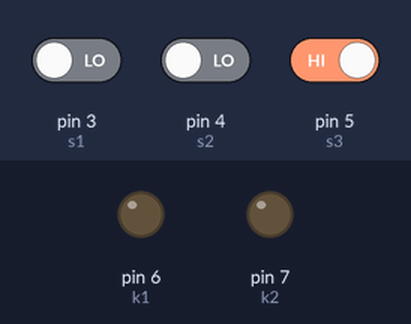
Bench run of a sketch on a simulated Arduino Uno, built with avr-gcc and run on an emulated ATmega328P. Shown: output pins drawn as LEDs (lit = HIGH). The test bench sets the inputs (shaded band); at power-on: pin 3 (s1) LOW, pin 4 (s2) LOW, pin 5 (s3) HIGH.

Above: at 1.2 s.
1.3 s: pin 3 (s1) driven HIGH and pin 4 (s2) driven HIGH
At 2.2 s:
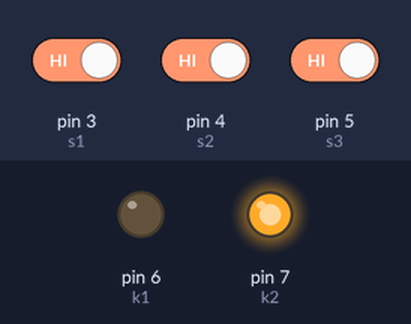
4.3 s: pin 5 (s3) driven LOW
At 4.9 s:
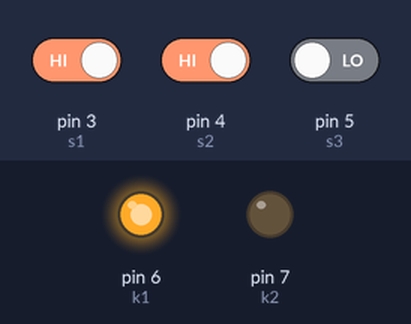
7.3 s: pin 3 (s1) driven LOW
At 8.1 s:
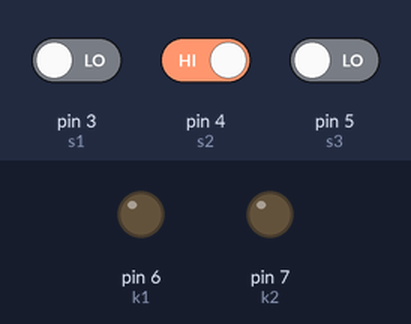
9.0 s: pin 3 (s1) driven HIGH
At 9.6 s:
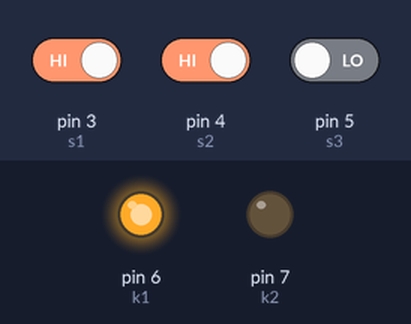
12.0 s: pin 4 (s2) driven LOW
At 12.9 s:
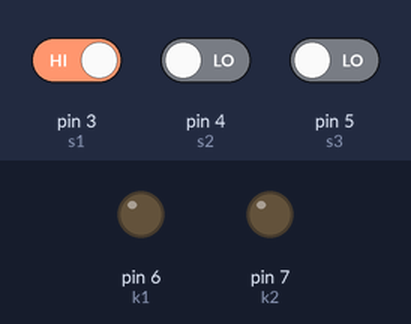
Timing chart, 0 to 14.7 s (numbered marks = the images above; inputs shaded):
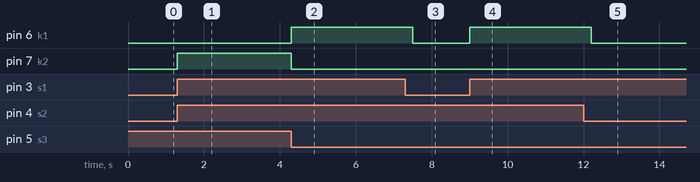

The sketch:

FIRMWARE_-_0.1.ino
```cpp
int s1=3; // SENSOR CAIXA BAIXA
int s2=4;// SENSOR CAIXA MÉDIA
int s3=5; // SENSOR CAIXA ALTA
int k1=6;// SOPRO
int k2=7;// ESTEIRA DESVIO
int ts=800; // TEMPO SOPRO
int td=1500; // TEMPO DESVIO
int sensor1=0;
int sensor2=0;
int sensor3=0;


void setup() {

pinMode(sensor1, INPUT);
pinMode(sensor2, INPUT);
pinMode(sensor3, INPUT);
pinMode(k1, OUTPUT);//SOPRO
pinMode(k2, OUTPUT); //DESVIO
}

void loop() {

sensor1 = digitalRead(s1);
sensor2 = digitalRead(s2);
sensor3 = digitalRead(s3);


if  // SOPRADOR CAIXA FORA PADRÃO

((sensor2==1)&&(sensor1==1)&&(sensor3==0)) // SE OS SENSORES DE CAIXA BAIXA E CAIXA MÉDIA FOREM ACIONADOS, O SOPRO ATUA POR 0,8 SEGUNDOS
{
digitalWrite(k1, HIGH); //SOPRO

delay(ts); //TEMPO SOPRO

digitalWrite(k1, LOW); // DESLIGA SOPRO

}

else{
digitalWrite(k1, LOW);
}


if //ACIONA ESTEIRA DESVIO

((sensor1==1)&&(sensor2==1)&&(sensor3==1)) // SE OS TRES SENSORES FOREM ACIONADOS,A ESTEIRA DE DESVIO LIGA POR 1,5 SEGUNDOS
{digitalWrite(k2, HIGH); //DESVIO

delay(td); // TEMPO DESVIO

digitalWrite(k2, LOW); // DESLIGA DESVIO
}
else
{digitalWrite(k2, LOW);

  }

}
```

Measured:
- after the input at 1.3 s, pin 7 (k2): LOW → HIGH at once
- after the input at 4.3 s, pin 6 (k1): LOW → HIGH at once; pin 7 (k2): HIGH → LOW at once
- after the input at 7.3 s, pin 6 (k1): HIGH → LOW after 0.20 s
- after the input at 9.0 s, pin 6 (k1): LOW → HIGH at once
- after the input at 12.0 s, pin 6 (k1): HIGH → LOW after 0.20 s
